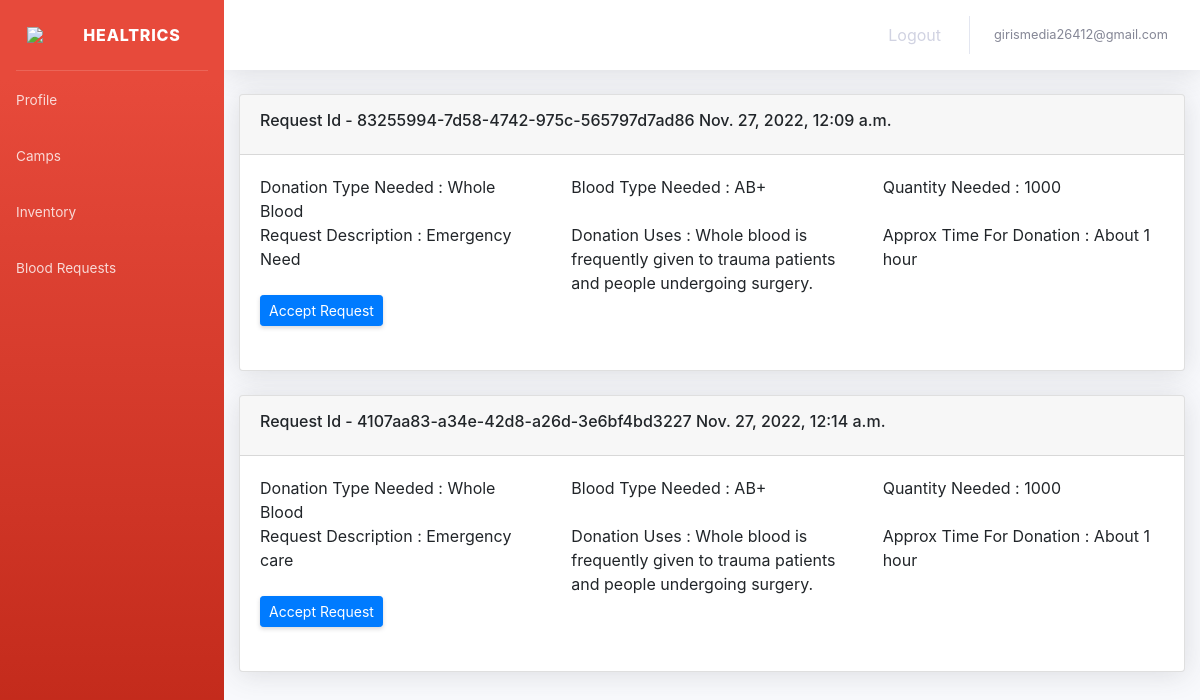
/blood_banks/view_blood_requests/ (signed in), run on the app's committed database.
### accounts/models.py (models this page shows, shortened)
class User(AbstractBaseUser):
    email_address = models.EmailField(max_length=500,unique=True)
    mobile_number = models.TextField()
    user_type = models.CharField(max_length=500, choices = USER_TYPES,default="Admin")
    user_id = models.UUIDField(default=uuid.uuid4, editable=False)
    email_code = models.CharField(max_length=10, null=True)
    mobile_code = models.CharField(max_length=10, null=True)
    is_email_verified = models.BooleanField(default=False)
    is_mobile_verified = models.BooleanField(default=False)
    is_active = models.BooleanField(default=True)
    is_admin = models.BooleanField(default=False)
    created_date_time = models.DateTimeField(auto_now_add=True)
    objects = MyUserManager()
    USERNAME_FIELD = 'email_address'
    REQUIRED_FIELDS = ['mobile_number']

### hospitals/models.py (models this page shows)
class BloodRequestBloodBank(models.Model):
    blood_request = models.ForeignKey(BloodRequest,on_delete=models.SET_NULL,null=True)
    blood_bank_profile = models.ForeignKey(BloodBankProfile,on_delete=models.SET_NULL,null=True)
    request_status = models.CharField(max_length=100,choices=REQUEST_STATUS,default="Requested")
    blood_bank_accepted_date_time = models.DateTimeField(null=True)
    donation_date_time = models.DateTimeField(null=True)
    collected_quantity_in_cc = models.BigIntegerField(null=True)
    transaction_id = models.TextField(null=True)

class BloodRequest(models.Model):
    request_id = models.UUIDField(default=uuid.uuid4, editable=False)
    hospital_profile = models.ForeignKey(HospitalProfile,on_delete=models.SET_NULL,null=True)
    request_date_time = models.DateTimeField(auto_now_add=True)
    request_description = models.TextField()
    donation_type_needed = models.CharField(max_length=100,choices=BLOOD_DONATION_TYPE)
    blood_type_needed = models.CharField(max_length=100,choices=BLOOD_TYPES)
    quantity_needed = models.BigIntegerField(default=0)
    donation_uses = models.TextField()
    approx_time_for_donating = models.TextField()

### blood_banks/views.py (the view)
# urls.py: path('view_blood_requests/',views.view_blood_requests,name='view_blood_requests_blood_banks'),
@login_required
@user_passes_test(test_func=check_blood_banks,login_url='/accounts/blood_banks_login')
def view_blood_requests(request):
    blood_bank=BloodBankProfile.objects.filter(user=request.user).first()
    blood_requests = BloodRequestBloodBank.objects.filter(blood_bank_profile=blood_bank).all()
    return render(request,'blood_banks/view_blood_requests.html',{'blood_requests':blood_requests})

### accounts/views.py (called while the page is built)
def check_blood_banks(user):
    if user.user_type == 'Blood Bank':
        return True
    else:
        return False

### blood_banks/templates/blood_banks/view_blood_requests.html (shortened to what this page needs)
{% extends 'blood_banks/layout.html' %}
{% load static %}
{% block css %}
<link rel="stylesheet" href="https://cdn.jsdelivr.net/npm/bootstrap@4.0.0/dist/css/bootstrap.min.css">
{% endblock %}
{% block main %}
    {% for brd in blood_requests %}
        {% if brd.request_status == "Requested" %}
        <div class="card shadow mb-4">
            <div class="card-header py-3">
                <h6>Request Id - {{brd.blood_request.request_id}} {{brd.blood_request.request_date_time}}</h6>
            </div>
            <div class="card-body">
                <div class="row">
                    <div class="col-md-4">Donation Type Needed : {{brd.blood_request.donation_type_needed}}</div>
                    <div class="col-md-4">Blood Type Needed : {{brd.blood_request.blood_type_needed}}</div>
                    <div class="col-md-4">Quantity Needed : {{brd.blood_request.quantity_needed}}</div>
                </div>
                <div class="row">
                    <div class="col-md-4">Request Description : {{brd.blood_request.request_description}}</div>
                    <div class="col-md-4">Donation Uses : {{brd.blood_request.donation_uses}}</div>
                    <div class="col-md-4">Approx Time For Donation : {{brd.blood_request.approx_time_for_donating}}</div>
                </div>
                <div class="d-sm-flex align-items-center justify-content-between mb-4">
                    <a href="{% url 'accept_blood_request_blood_bank' request_id=brd.blood_request.request_id %}" class="d-sm-inline-block btn btn-sm btn-primary shadow-sm"> Accept Request</a>
                </div>
            </div>
        </div>
        {% endif %}
    {% endfor %}
{% endblock %}

### blood_banks/templates/blood_banks/layout.html (shortened to what this page needs)
{% load static %}
<!DOCTYPE html>
<html lang="en">
<head>
    <link href="{% static 'app/vendor/fontawesome-free/css/all.min.css' %}" rel="stylesheet" type="text/css">
    <link href="{% static 'app/css/sb-admin-2.min.css' %}" rel="stylesheet">
    {% block css %}
    {% endblock %}
</head>
<body id="page-top">
        <div id="wrapper">
            <ul class="navbar-nav bg-gradient-danger sidebar sidebar-dark accordion" id="accordionSidebar">
                <a class="sidebar-brand d-flex align-items-center justify-content-center" href="{% url 'home1' %}">
                    <img src="{% static 'home_mod/assets/logo2.png' %}" width="40px">
                    <div class="sidebar-brand-text mx-3">Healtrics</div>
                </a>
                <hr class="sidebar-divider my-0">
                <li class="nav-item">
                    <a class="nav-link" href="{% url 'view_blood_bank_profile' %}">
                        <span>Profile</span></a>
                </li>
                <li class="nav-item">
                    <a class="nav-link" href="{% url 'see_camps_blood_banks' %}">
                        <span>Camps</span></a>
                </li>
                <li class="nav-item">
                    <a class="nav-link" href="{% url 'my_inventory' %}">
                        <span>Inventory</span></a>
                </li>
                <li class="nav-item">
                    <a class="nav-link" href="{% url 'view_blood_requests_blood_banks' %}">
                        <span>Blood Requests</span></a>
                </li>
            </ul>
            <div id="content-wrapper" class="d-flex flex-column">
                <div id="content">
                    <nav class="navbar navbar-expand navbar-light bg-white topbar mb-4 static-top shadow">
                        <ul class="navbar-nav ml-auto">
                            <li class="nav-item dropdown no-arrow mx-1">
                                <a class="nav-link" href="{% url 'my_notifications_blood_banks' %}">
                                    <i class="fas fa-bell fa-fw"></i>
                                </a>
                            </li>
                            <li class="nav-item dropdown no-arrow mx-1">
                                <a class="nav-link" href="{% url 'logout' %}">
                                    <i class="fas fa-sign-out-alt fa-sm fa-fw mr-2 text-gray-400"></i>
                                    Logout
                                </a>
                            </li>
                            <li class="nav-item dropdown no-arrow">
                                <a class="nav-link dropdown-toggle" href="#" id="userDropdown" role="button"
                                    data-toggle="dropdown" aria-haspopup="true" aria-expanded="false">
                                    <span class="mr-2 d-none d-lg-inline text-gray-600 small">{{request.user.email_address}}</span>
                                </a>
                            </li>
                        </ul>
                    </nav>
                    <div class="container-fluid">
                        {% block main %}
                        {% endblock %}
                    </div>
                </div>
            </div>
        </div>
</body>
</html>

### data on the page
User: user.email_address "girismedia26412@gmail.com"
BloodRequestBloodBank: blood_request.request_id "83255994-7d58-4742-975c-565797d7ad86", blood_request.request_date_time "Nov. 27, 2022, 12:09 a.m.", blood_request.donation_type_needed "Whole Blood", blood_request.blood_type_needed "AB+", blood_request.quantity_needed "1000", blood_request.request_description "Emergency Need", blood_request.donation_uses "Whole blood is frequently given to trauma patients and people undergoing surgery.", blood_request.approx_time_for_donating "About 1 hour"
BloodRequestBloodBank: blood_request.request_id "4107aa83-a34e-42d8-a26d-3e6bf4bd3227", blood_request.request_date_time "Nov. 27, 2022, 12:14 a.m.", blood_request.donation_type_needed "Whole Blood", blood_request.blood_type_needed "AB+", blood_request.quantity_needed "1000", blood_request.request_description "Emergency care", blood_request.donation_uses "Whole blood is frequently given to trauma patients and people undergoing surgery.", blood_request.approx_time_for_donating "About 1 hour"
